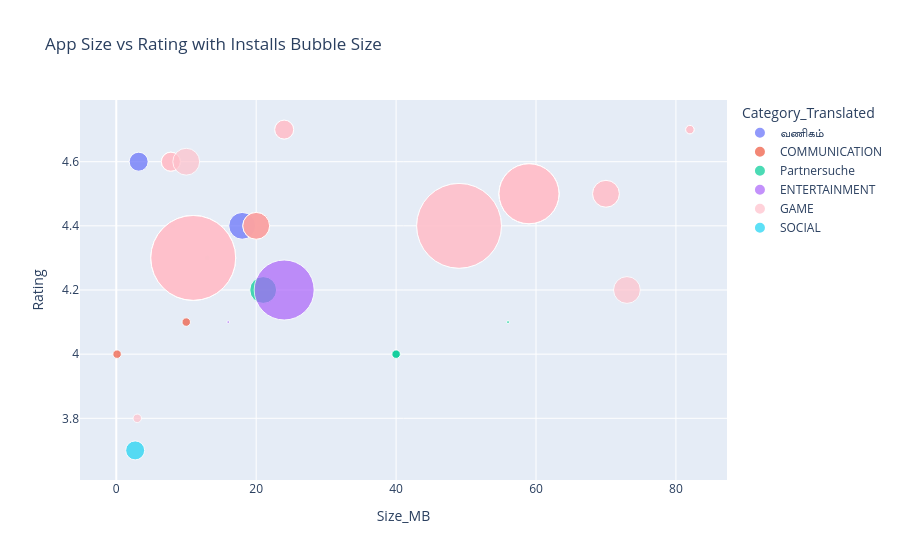

The cell this chart's notebook holds for it:
### Code cell
fig.update_traces(marker=dict(opacity=0.7))

### Figure 1 — Plotly figure (JSON) as saved in the notebook; plotly's stock layout.template omitted (floating-point values rounded to 4 significant figures)
{"data": [{"hovertemplate": "<b>%{hovertext}</b><br><br>Category_Translated=வணிகம்<br>Size_MB=%{x}<br>Rating=%{y}<br>Installs=%{marker.size}<extra></extra>", "hovertext": ["Google Primer", "Call Blocker"], "legendgroup": "வணிகம்", "marker": {"color": "#636efa", "opacity": 0.7, "size": [10000000, 5000000], "sizemode": "area", "sizeref": 27780.0, "symbol": "circle"}, "mode": "markers", "name": "வணிகம்", "orientation": "v", "showlegend": true, "type": "scatter", "x": [18.0, 3.2], "xaxis": "x", "y": [4.4, 4.6], "yaxis": "y"}, {"hovertemplate": "<b>%{hovertext}</b><br><br>Category_Translated=COMMUNICATION<br>Size_MB=%{x}<br>Rating=%{y}<br>Installs=%{marker.size}<extra></extra>", "hovertext": ["Call Blocker", "CallApp: Caller ID, Blocker & Phone Call Recorder", "Caller ID +", "CallApp: Caller ID, Blocker & Phone Call Recorder"], "legendgroup": "COMMUNICATION", "marker": {"color": "#EF553B", "opacity": 0.7, "size": [1000000, 10000000, 1000000, 10000000], "sizemode": "area", "sizeref": 27780.0, "symbol": "circle"}, "mode": "markers", "name": "COMMUNICATION", "orientation": "v", "showlegend": true, "type": "scatter", "x": [10.0, 20.0, 0.1152, 20.0], "xaxis": "x", "y": [4.1, 4.4, 4.0, 4.4], "yaxis": "y"}, {"hovertemplate": "<b>%{hovertext}</b><br><br>Category_Translated=Partnersuche<br>Size_MB=%{x}<br>Rating=%{y}<br>Installs=%{marker.size}<extra></extra>", "hovertext": ["Hily: Dating, Chat, Match, Meet & Hook up", "CMB Free Dating App", "FlirtChat - ♥Free Dating/Flirting App♥", "CMB Free Dating App", "Hily: Dating, Chat, Match, Meet & Hook up", "Hitwe - meet people and chat", "Hily: Dating, Chat, Match, Meet & Hook up", "2Date Dating App, Love and matching", "FlirtChat - ♥Free Dating/Flirting App♥"], "legendgroup": "Partnersuche", "marker": {"color": "#00cc96", "opacity": 0.7, "size": [100000, 1000000, 500000, 1000000, 100000, 10000000, 100000, 500000, 500000], "sizemode": "area", "sizeref": 27780.0, "symbol": "circle"}, "mode": "markers", "name": "Partnersuche", "orientation": "v", "showlegend": true, "type": "scatter", "x": [56.0, 40.0, 13.0, 40.0, 56.0, 21.0, 56.0, 8.1, 13.0], "xaxis": "x", "y": [4.1, 4.0, 4.3, 4.0, 4.1, 4.2, 4.1, 4.4, 4.3], "yaxis": "y"}, {"hovertemplate": "<b>%{hovertext}</b><br><br>Category_Translated=ENTERTAINMENT<br>Size_MB=%{x}<br>Rating=%{y}<br>Installs=%{marker.size}<extra></extra>", "hovertext": ["Amazon Prime Video", "Cooking Channel"], "legendgroup": "ENTERTAINMENT", "marker": {"color": "#ab63fa", "opacity": 0.7, "size": [50000000, 100000], "sizemode": "area", "sizeref": 27780.0, "symbol": "circle"}, "mode": "markers", "name": "ENTERTAINMENT", "orientation": "v", "showlegend": true, "type": "scatter", "x": [24.0, 16.0], "xaxis": "x", "y": [4.2, 4.1], "yaxis": "y"}, {"hovertemplate": "<b>%{hovertext}</b><br><br>Category_Translated=GAME<br>Size_MB=%{x}<br>Rating=%{y}<br>Installs=%{marker.size}<extra></extra>", "hovertext": ["Block Puzzle", "Granny", "Flow Free", "Cut the Rope FULL FREE", "Block Puzzle", "Granny", "Flow Free", "Granny", "Color by Number – New Coloring Book", "Draw In", "Honkai Impact 3rd", "Honkai Impact 3rd", "Block Puzzle", "Flow Free", "Granny", "Dude Perfect 2", "Block Puzzle", "Candy Bomb", "Flow Free", "Cut the Rope FULL FREE", "1LINE – One Line with One Touch", "Four In A Line", "Granny", "Color by Number – New Coloring Book", "Dude Perfect 2"], "legendgroup": "GAME", "marker": {"color": "pink", "opacity": 0.7, "size": [5000000, 50000000, 100000000, 100000000, 5000000, 50000000, 100000000, 50000000, 5000000, 10000000, 1000000, 1000000, 5000000, 100000000, 50000000, 10000000, 5000000, 10000000, 100000000, 100000000, 10000000, 1000000, 50000000, 5000000, 10000000], "sizemode": "area", "sizeref": 27780.0, "symbol": "circle"}, "mode": "markers", "name": "GAME", "orientation": "v", "showlegend": true, "type": "scatter", "x": [7.8, 59.0, 11.0, 49.0, 7.8, 59.0, 11.0, 59.0, 24.0, 73.0, 82.0, 82.0, 7.8, 11.0, 59.0, 70.0, 7.8, 20.0, 11.0, 49.0, 10.0, 3.0, 59.0, 24.0, 70.0], "xaxis": "x", "y": [4.6, 4.5, 4.3, 4.4, 4.6, 4.5, 4.3, 4.5, 4.7, 4.2, 4.7, 4.7, 4.6, 4.3, 4.5, 4.5, 4.6, 4.4, 4.3, 4.4, 4.6, 3.8, 4.5, 4.7, 4.5], "yaxis": "y"}, {"hovertemplate": "<b>%{hovertext}</b><br><br>Category_Translated=SOCIAL<br>Size_MB=%{x}<br>Rating=%{y}<br>Installs=%{marker.size}<extra></extra>", "hovertext": ["Blogger"], "legendgroup": "SOCIAL", "marker": {"color": "#19d3f3", "opacity": 0.7, "size": [5000000], "sizemode": "area", "sizeref": 27780.0, "symbol": "circle"}, "mode": "markers", "name": "SOCIAL", "orientation": "v", "showlegend": true, "type": "scatter", "x": [2.7], "xaxis": "x", "y": [3.7], "yaxis": "y"}], "layout": {"legend": {"itemsizing": "constant", "title": {"text": "Category_Translated"}, "tracegroupgap": 0}, "title": {"text": "App Size vs Rating with Installs Bubble Size"}, "xaxis": {"anchor": "y", "domain": [0, 1], "title": {"text": "Size_MB"}}, "yaxis": {"anchor": "x", "domain": [0, 1], "title": {"text": "Rating"}}}}
